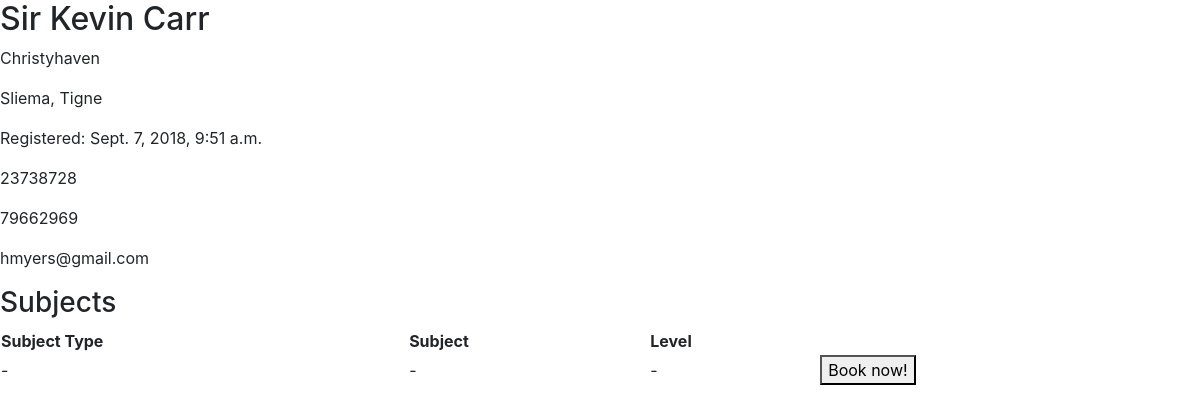
The page /tutors/41 on the database as committed earlier.
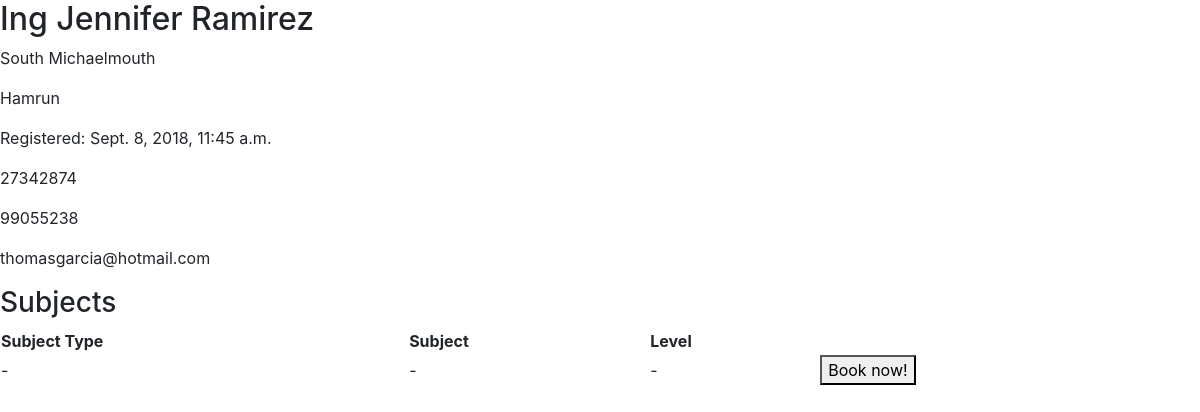
The same page on the database as committed later.
### app/models.py (models this page shows)
class Tutor(models.Model):
    TITLE_CHOICES = (
        ('Mr', 'Mr'),
        ('Mrs', 'Mrs'),
        ('Miss', 'Miss'),
        ('Ms', 'Ms'),
        ('Dr', 'Dr'),
        ('Prof', 'Prof'),
        ('Rev', 'Rev'),
        ('Hon', 'Hon'),
        ('Sir', 'Sir'),
        ('Ing', 'Ing'),
    )
    title = models.CharField(max_length=10, choices=TITLE_CHOICES)
    first_name = models.CharField(max_length=40)
    last_name = models.CharField(max_length=40)
    address = models.CharField(max_length=120)
    locality = models.ForeignKey(Locality, on_delete=models.CASCADE, null=True)
    registration_date = models.DateTimeField(auto_now_add=True)
    bio = models.TextField()
    phone_regex = RegexValidator(regex=r'^\d{8}$', message="Phone number must be exactly 8 digits long.")
    tel = models.CharField(
        validators=[phone_regex],
        max_length=8,
        blank=True,
        verbose_name="Telephone",
    )
    mob = models.CharField(
        validators=[phone_regex],
        max_length=8,
        blank=True,
        verbose_name="Mobile",
    )
    email = models.EmailField()
    def __str__(self):
        return '%s %s %s' % (self.title, self.first_name, self.last_name)

class Locality(models.Model):
    name = models.CharField(max_length=100)
    def __str__(self):
        return self.name
    class Meta:
        verbose_name_plural = 'localities'

### app/views.py (the view)
# urls.py: path('tutors/<int:pk>', views.TutorDetailView.as_view(), name='tutor_detail'),
class TutorDetailView(DetailView):
    model = Tutor
    template_name = 'tutor_detail.html'

### templates/tutor_detail.html (shortened to what this page needs)
{% extends 'base.html' %}
{% block content %}
<div class="article-entry">
  <h2>{{object}}</h2>
  <p>{{object.address}}</p>
  <p>{{object.locality}}</p>
  <p>Registered: {{object.registration_date}}</p>
  <p>{{object.tel}}</p>
  <p>{{object.mob}}</p>
  <p>{{object.email}}</p>
  <h3>Subjects</h3>
  <table style="width:100%">
  <tr>
    <th>Subject Type</th>
    <th>Subject</th>
    <th>Level</th>
    <th></th>
  </tr>
  <tr>
    <td>-</td>
    <td>-</td>
    <td>-</td>
    <td> <button type="button" name="button">Book now!</button> </td>
  </tr>
</table>
</div>
{% endblock content %}

Rows that differ between the two databases and show on the page:
changed Tutor: title+first_name+last_name "Sir Kevin Carr" → "Ing Jennifer Ramirez"; address "Christyhaven" → "South Michaelmouth"; locality "Sliema, Tigne" → "Hamrun"; registration_date "Sept. 7, 2018, 9:51 a.m." → "Sept. 8, 2018, 11:45 a.m."; tel "23738728" → "27342874"; mob "79662969" → "99055238"; email "hmyers@gmail.com" → "thomasgarcia@hotmail.com"
